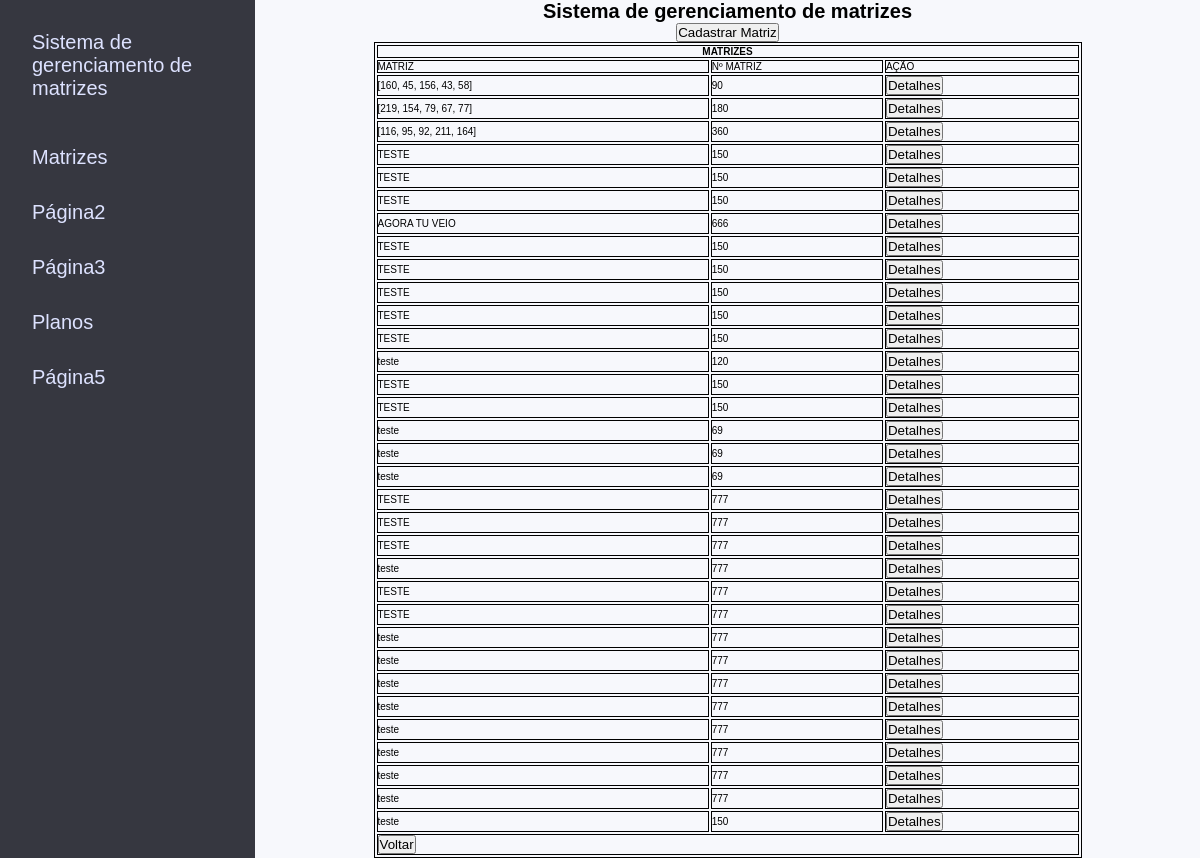
The app's page /matrizes.html, older data.
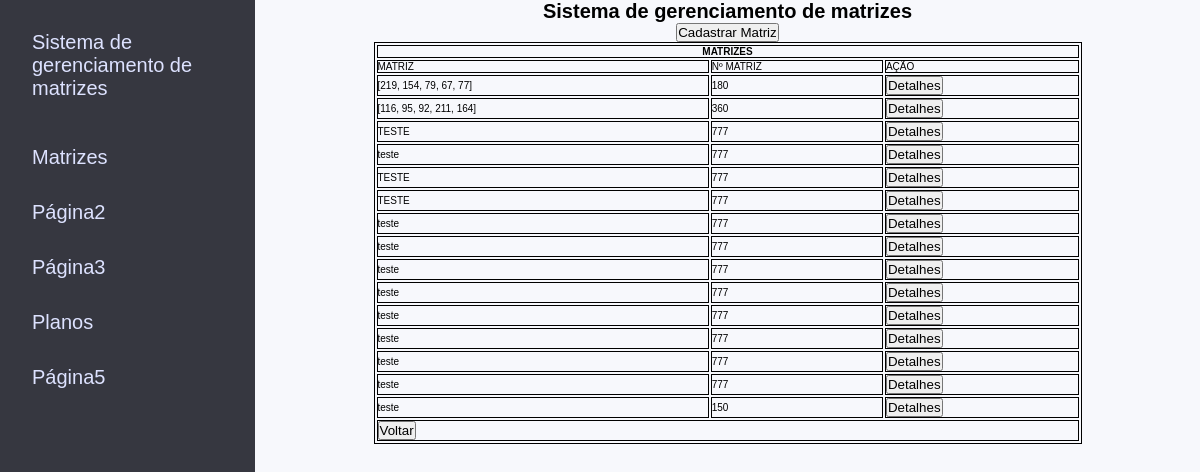
The same page, newer data.
### ext/site/model/Matriz.py (models this page shows, shortened)
class Matriz(db.Model):
    __tablename__ = "matrizes"
    __table_args__ = {'extend_existing': True}
    id = db.Column("id", db.Integer, primary_key=True)
    rfid = db.Column("rfid", db.VARCHAR)
    numero = db.Column("numero", db.Integer)
    ciclos = db.Column("ciclos", db.Integer)

### ext/site/view/matrizes.py (the view)
@bp_matrizes.route("/matrizes.html")
def matrizes():
    try:
        templateData = {
            'title': "Sistema de gerenciamento de matrizes",
        }
        matrizes = matrizCRUD.consultarMatrizes()
        return render_template("main/matrizes.html", matrizes=matrizes, **templateData)
    except:
        return render_template("main/matrizes.html", **templateData)

### ext/db/matrizCRUD.py (called while the page is built)
def consultarMatrizes():  # Read
    try:
        matrizes = db.session.query(Matriz.Matriz).all()
        return matrizes
    except BaseException as e:
        return Response(response=json.dumps("{success: false, message: "+ e.args[0] +", response: null}"), status=501)

### templates/main/matrizes.html (shortened to what this page needs)
{% extends "base.html" %}
{% block style %}
<link rel="stylesheet" href="../../static/css/matrizes.css">
<link rel="stylesheet" href="../../static/css/styles.css">
<link rel="stylesheet" href="../../static/css/modal.css">
{% endblock %}
{% block main %}
<div class="wrapper">
    <h1>{{ title }}</h1>
    <button onclick="mostrarModal()">Cadastrar Matriz</button>
    <table>
        <th colspan="3">
            MATRIZES
        </th>
        <tr>
            <td>MATRIZ</td>
            <td>Nº MATRIZ</td>
            <td>AÇÃO</td>
        </tr>
        {% for matriz in matrizes %}
        <tr>
            <td>{{matriz.rfid}}</td>
            <td>{{matriz.numero}}</td>
            <td><button id="botao" name="botao" value="{{ matriz.id }}"
                    onclick="showmodal('{{matriz.id}}')">Detalhes</button></td>
        </tr>
        {% endfor %}
        <tr>
            <td colspan="3"><a href="/"><button>Voltar</button></a></td>
        </tr>
    </table>
</div>
{% endblock %}

Row changes from the older to the newer data that the page shows:
removed Matriz: rfid "[160, 45, 156, 43, 58]", numero "90", {{ matriz.id }} 1 (drawn)
removed Matriz: rfid "TESTE", numero "150", {{ matriz.id }} 7 (drawn)
removed Matriz: rfid "TESTE", numero "150", {{ matriz.id }} 8 (drawn)
removed Matriz: rfid "TESTE", numero "150", {{ matriz.id }} 9 (drawn)
removed Matriz: rfid "AGORA TU VEIO", numero "666", {{ matriz.id }} 10 (drawn)
removed Matriz: rfid "TESTE", numero "150", {{ matriz.id }} 11 (drawn)
removed Matriz: rfid "TESTE", numero "150", {{ matriz.id }} 12 (drawn)
removed Matriz: rfid "TESTE", numero "150", {{ matriz.id }} 13 (drawn)
removed Matriz: rfid "TESTE", numero "150", {{ matriz.id }} 14 (drawn)
removed Matriz: rfid "TESTE", numero "150", {{ matriz.id }} 15 (drawn)
removed Matriz: rfid "teste", numero "120", {{ matriz.id }} 16 (drawn)
removed Matriz: rfid "TESTE", numero "150", {{ matriz.id }} 17 (drawn)
removed Matriz: rfid "TESTE", numero "150", {{ matriz.id }} 18 (drawn)
removed Matriz: rfid "teste", numero "69", {{ matriz.id }} 19 (drawn)
removed Matriz: rfid "teste", numero "69", {{ matriz.id }} 20 (drawn)
removed Matriz: rfid "teste", numero "69", {{ matriz.id }} 21 (drawn)
removed Matriz: rfid "TESTE", numero "777", {{ matriz.id }} 22 (drawn)
removed Matriz: rfid "TESTE", numero "777", {{ matriz.id }} 23 (drawn)
